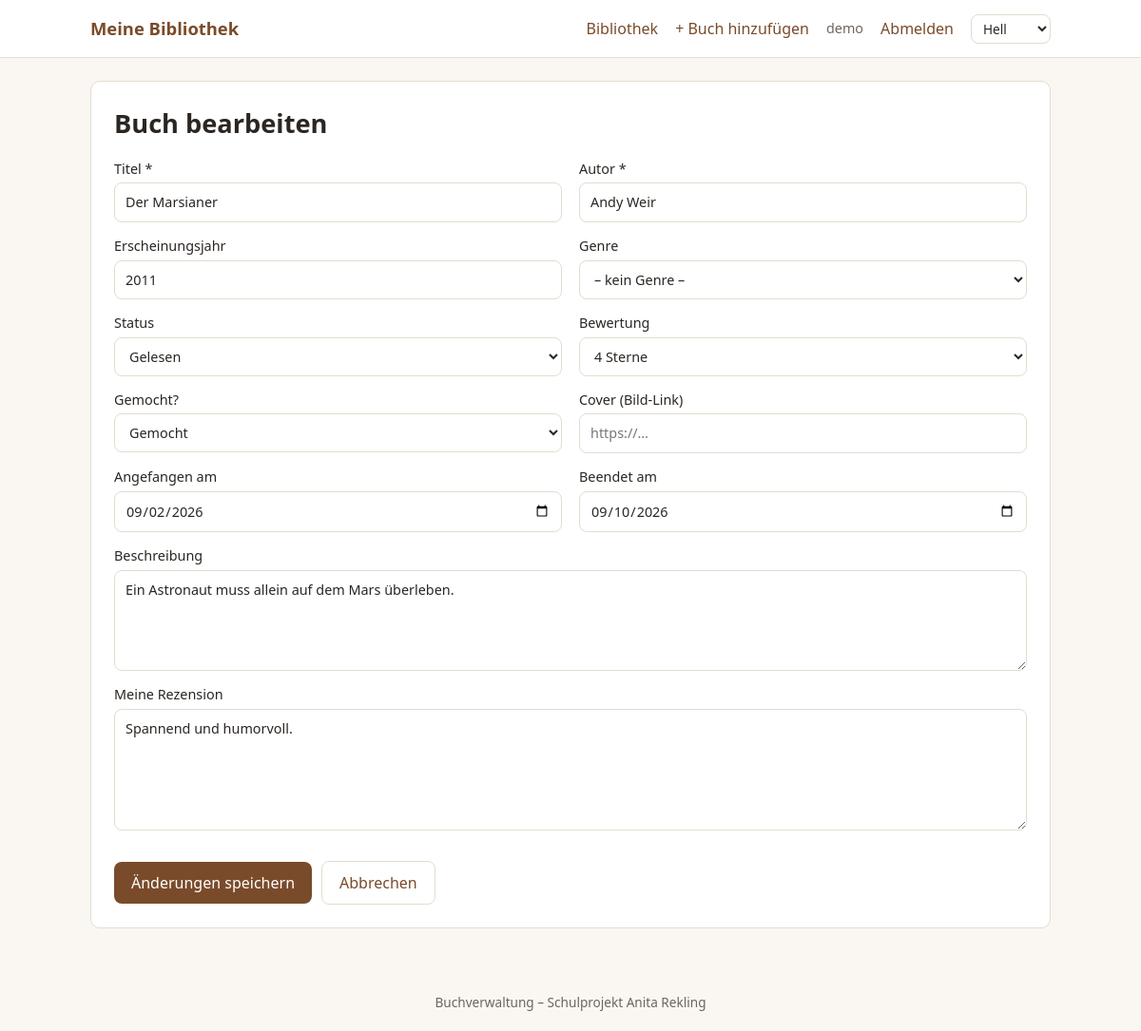
The page /buch_bearbeiten.php?id=2 (signed in) on the database its author committed.
### tables this page shows
CREATE TABLE buch 
(
  id               INT AUTO_INCREMENT PRIMARY KEY,
  benutzer_id      INT NOT NULL,
  genre_id         INT NULL,
  titel            VARCHAR(150) NOT NULL,
  autor            VARCHAR(100) NOT NULL,
  erscheinungsjahr SMALLINT NULL,
  beschreibung     TEXT NULL,
  cover            VARCHAR(255) NULL,                   
  status           ENUM('moechte_lesen','lese_gerade','gelesen','abgebrochen')
                   NOT NULL DEFAULT 'moechte_lesen',
  bewertung        TINYINT NULL CHECK (bewertung BETWEEN 0 AND 5),    
  gemocht          TINYINT(1) NULL,                     
  rezension        TEXT NULL,
  startdatum       DATE NULL,
  enddatum         DATE NULL,
  FOREIGN KEY (benutzer_id) REFERENCES benutzer(id) ON DELETE CASCADE,
  FOREIGN KEY (genre_id)    REFERENCES genre(id)    ON DELETE SET NULL
);

### funktionen.php (called while the page is built, shortened)
<?php
function e($text): string
{
    return htmlspecialchars((string)$text, ENT_QUOTES, 'UTF-8');
}

### buch_form.php (the view, shortened to what this page needs)
<form method="post" class="form zweispaltig">
  <label>Titel * <input name="titel" value="<?= e($w['titel'] ?? '') ?>" required maxlength="150"></label>
  <label>Autor * <input name="autor" value="<?= e($w['autor'] ?? '') ?>" required maxlength="100"></label>
  <label>Erscheinungsjahr <input name="erscheinungsjahr" value="<?= e($w['erscheinungsjahr'] ?? '') ?>" inputmode="numeric" maxlength="4"></label>
  <label>Genre
    <select name="genre_id">
      <option value="">– kein Genre –</option>
    </select>
  </label>
  <label>Status
    <select name="status">
      <?php foreach (STATUS as $key => $label): ?>
        <option value="<?= e($key) ?>" <?= ($w['status'] ?? 'moechte_lesen') === $key ? 'selected' : '' ?>><?= e($label) ?></option>
      <?php endforeach; ?>
    </select>
  </label>
  <label>Bewertung
    <select name="bewertung">
      <?php for ($i = 0; $i <= 5; $i++): ?>
        <option value="<?= $i ?>" <?= (string)($w['bewertung'] ?? '') === (string)$i ? 'selected' : '' ?>><?= $i ?> <?= $i === 1 ? 'Stern' : 'Sterne' ?></option>
      <?php endfor; ?>
    </select>
  </label>
  <label>Gemocht?
    <select name="gemocht">
      <option value="1" <?= (string)($w['gemocht'] ?? '') === '1' ? 'selected' : '' ?>>Gemocht</option>
    </select>
  </label>
  <label>Cover (Bild-Link) <input name="cover" value="<?= e($w['cover'] ?? '') ?>" placeholder="https://…" maxlength="255"></label>
  <label>Angefangen am <input type="date" name="startdatum" value="<?= e($w['startdatum'] ?? '') ?>"></label>
  <label>Beendet am <input type="date" name="enddatum" value="<?= e($w['enddatum'] ?? '') ?>"></label>
  <label class="breit">Beschreibung <textarea name="beschreibung" rows="4"><?= e($w['beschreibung'] ?? '') ?></textarea></label>
  <label class="breit">Meine Rezension <textarea name="rezension" rows="5"><?= e($w['rezension'] ?? '') ?></textarea></label>
  <div class="breit aktionen">
    <button class="knopf" type="submit"><?= e($knopf) ?></button>
    <a class="knopf hell" href="bibliothek.php">Abbrechen</a>
  </div>
</form>

### css/style.css (style rules this page uses)
:root { --hintergrund: #faf7f2; --karte: #ffffff; --text: #2b2622; --text-hell: #6e655c; --akzent: #7a4b2a; --akzent-hover: #5e3a20; --rand: #e4dccf; --gut: #2f7d4f; --schlecht: #b33a3a; --radius: 10px; --eingabe: #ffffff; --platzhalter: #efe4d2; --knopf-text: #ffffff; --fehler-bg: #fbeaea; --fehler-text: #8a2a2a; --fehler-rand: #efc4c4; }
* { box-sizing: border-box; }
body { margin: 0; font-family: system-ui, -apple-system, "Segoe UI", Arial, sans-serif; background: var(--hintergrund); color: var(--text); line-height: 1.5; }
a { color: var(--akzent); }
.form { display: flex; flex-direction: column; gap: 14px; }
.form label { display: flex; flex-direction: column; gap: 4px; font-size: .9rem; font-weight: 500; }
input, select, textarea { font: inherit; padding: 9px 11px; border: 1px solid var(--rand); border-radius: 8px; background: var(--eingabe); color: var(--text); }
.zweispaltig { display: grid; grid-template-columns: 1fr 1fr; gap: 14px 18px; }
.zweispaltig .breit { grid-column: 1 / -1; }
.knopf { display: inline-block; background: var(--akzent); color: var(--knopf-text); border: 0; border-radius: 8px; padding: 10px 18px; font: inherit; font-weight: 500; cursor: pointer; text-decoration: none; }
.knopf.hell { background: transparent; color: var(--akzent); border: 1px solid var(--rand); }
.aktionen { display: flex; gap: 10px; align-items: center; margin-top: 18px; flex-wrap: wrap; }

### rows shown on the page
buch: titel "Der Marsianer", autor "Andy Weir", erscheinungsjahr "2011", status "Gelesen", bewertung "4 Sterne", gemocht "Gemocht", startdatum "09/02/2026", enddatum "09/10/2026", beschreibung "Ein Astronaut muss allein auf dem Mars überleben.", rezension "Spannend und humorvoll."

### other values the page prints
$_SESSION['benutzername'] "demo"
$knopf "Änderungen speichern"
